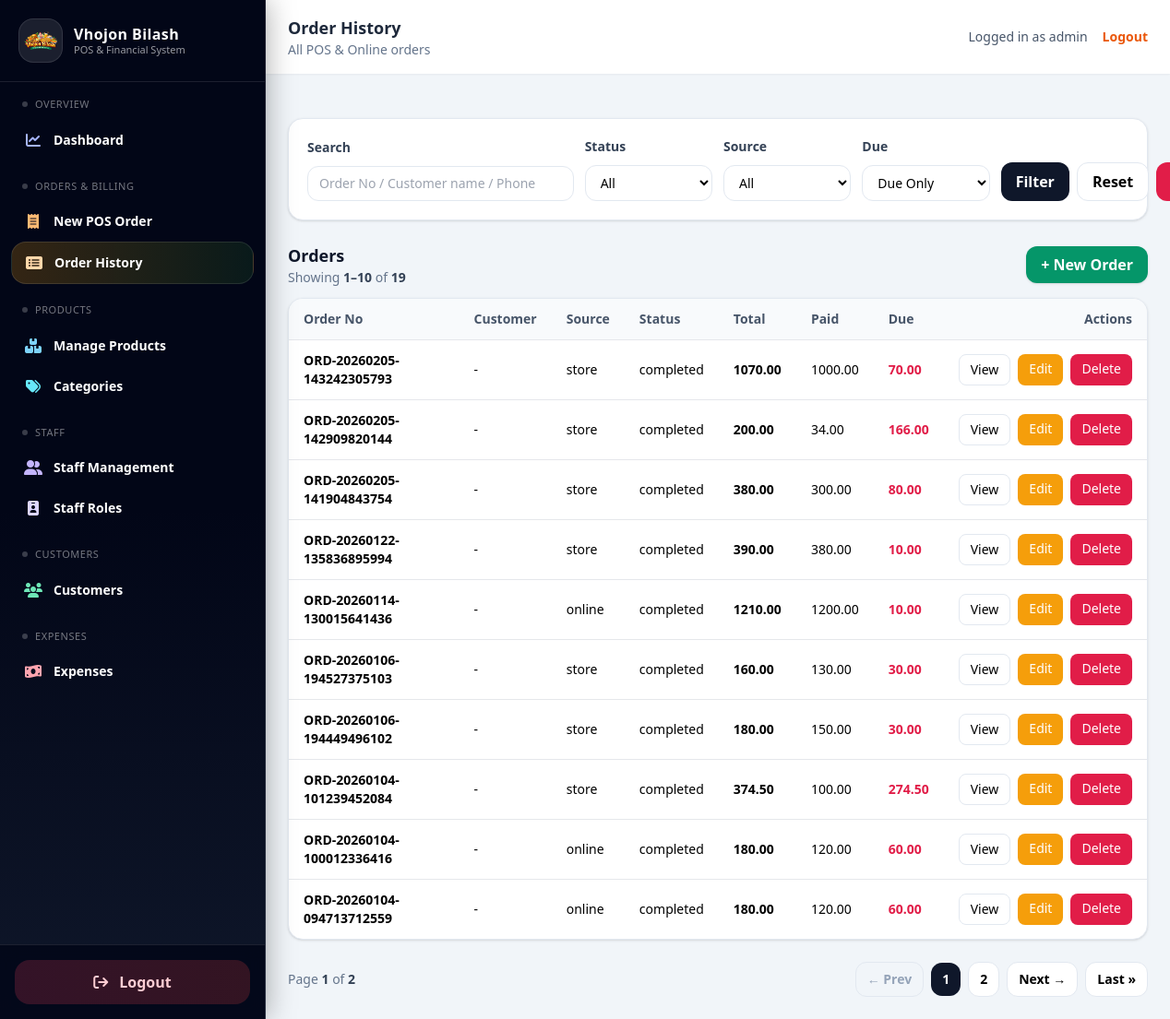
Screenshot of /orders/?due=1 (signed in) with the database file from the repository.
### orders/models.py (models this page shows, shortened)
class TimeStampedModel(models.Model):
    created_at = models.DateTimeField(default=timezone.now, editable=False)
    updated_at = models.DateTimeField(auto_now=True)
    class Meta:
        abstract = True

class Order(TimeStampedModel):
    class Source(models.TextChoices):
        ONLINE = "online", "Online"
        STORE = "store", "Physical Store"
    class Status(models.TextChoices):
        PENDING = "pending", "Pending"
        COMPLETED = "completed", "Completed"
        CANCELLED = "cancelled", "Cancelled"
    class DiscountType(models.TextChoices):
        FIXED = "fixed", "Fixed"
        PERCENT = "percent", "Percent"
    order_no = models.CharField(max_length=50, unique=True)
    customer = models.ForeignKey(
        Customer,
        on_delete=models.SET_NULL,
        null=True,
        blank=True,
        related_name="orders",
    )
    customer_address = models.ForeignKey(
        CustomerAddress,
        on_delete=models.SET_NULL,
        null=True,
        blank=True,
    )
    source = models.CharField(
        max_length=10,
        choices=Source.choices,
        default=Source.STORE,
    )
    status = models.CharField(
        max_length=20,
        choices=Status.choices,
        default=Status.PENDING,
    )
    subtotal = models.DecimalField(max_digits=10, decimal_places=2, default=Decimal("0.00"))
    discount_type = models.CharField(
        max_length=10,
        choices=DiscountType.choices,
        null=True,
        blank=True,
    )
    discount_value = models.DecimalField(
        max_digits=10,
        decimal_places=2,
        null=True,
        blank=True,
    )
    discount_amount = models.DecimalField(max_digits=10, decimal_places=2, default=Decimal("0.00"))
    tax_amount = models.DecimalField(max_digits=10, decimal_places=2, default=Decimal("0.00"))
    grand_total = models.DecimalField(max_digits=10, decimal_places=2, default=Decimal("0.00"))
    paid_total = models.DecimalField(max_digits=10, decimal_places=2, default=Decimal("0.00"))
    due_total = models.DecimalField(max_digits=10, decimal_places=2, default=Decimal("0.00"))
    notes = models.TextField(blank=True, null=True)
    ordered_at = models.DateTimeField(default=timezone.now)

### orders/views.py (the view)
# urls.py: path("", views.order_list, name="order_list"),
@login_required
def order_list(request):
    qs = Order.objects.select_related("customer").order_by("-id")
    q = request.GET.get("q", "").strip()
    status = request.GET.get("status", "").strip()
    source = request.GET.get("source", "").strip()
    due = request.GET.get("due", "").strip()
    if q:
        qs = qs.filter(
            Q(order_no__icontains=q) |
            Q(customer__name__icontains=q) |
            Q(customer__phone__icontains=q)
        )
    if status:
        qs = qs.filter(status=status)
    if source:
        qs = qs.filter(source=source)
    if due == "1":
        qs = qs.filter(due_total__gt=0)
    elif due == "0":
        qs = qs.filter(due_total__lte=0)
    paginator = Paginator(qs, 10)
    page_number = request.GET.get("page")
    page_obj = paginator.get_page(page_number)
    context = {
        "page_obj": page_obj,
        "orders": page_obj.object_list,
        "q": q,
        "status": status,
        "source": source,
        "due": due,
        "status_choices": getattr(Order.Status, "choices", []),
        "source_choices": getattr(Order.Source, "choices", []),
        "due_choices": [
            ("", "All"),
            ("1", "Due Only"),
            ("0", "Paid Only"),
        ],
    }
    return render(request, "orders/order_list.html", context)

### orders/templates/orders/order_list.html (shortened to what this page needs)
{% extends "base.html" %}
{% block top_title %}Order History{% endblock %}
{% block top_subtitle %}All POS & Online orders{% endblock %}
{% block content %}
  <div class="bg-white rounded-2xl shadow p-5 border border-slate-200 mb-6">
    <form method="get" class="grid grid-cols-1 md:grid-cols-6 gap-3 items-end">
      <div class="md:col-span-2">
        <label class="text-sm font-semibold">Search</label>
        <input
          class="mt-1 w-full rounded-xl border border-slate-200 px-3 py-2 text-sm focus:outline-none focus:ring-2 focus:ring-orange-200"
          name="q" value="{{ q }}" placeholder="Order No / Customer name / Phone" />
      </div>
      <div>
        <label class="text-sm font-semibold">Status</label>
        <select
          class="mt-1 w-full rounded-xl border border-slate-200 px-3 py-2 text-sm bg-white focus:outline-none focus:ring-2 focus:ring-orange-200"
          name="status">
          <option value="">All</option>
        </select>
      </div>
      <div>
        <label class="text-sm font-semibold">Source</label>
        <select
          class="mt-1 w-full rounded-xl border border-slate-200 px-3 py-2 text-sm bg-white focus:outline-none focus:ring-2 focus:ring-orange-200"
          name="source">
          <option value="">All</option>
        </select>
      </div>
      <div>
        <label class="text-sm font-semibold">Due</label>
        <select
          class="mt-1 w-full rounded-xl border border-slate-200 px-3 py-2 text-sm bg-white focus:outline-none focus:ring-2 focus:ring-orange-200"
          name="due">
          {% for value,label in due_choices %}
            <option value="{{ value }}" {% if due == value %}selected{% endif %}>{{ label }}</option>
          {% endfor %}
        </select>
      </div>
      <div class="flex gap-2">
        <button class="px-4 py-2 rounded-xl bg-slate-900 text-white font-semibold hover:bg-slate-800">
          Filter
        </button>
        <a href="{% url 'orders:order_list' %}"
           class="px-4 py-2 rounded-xl bg-white border border-slate-200 font-semibold hover:bg-slate-50">
          Reset
        </a>
        <a href="{% url 'orders:order_list' %}?due=1"
           class="px-4 py-2 rounded-xl bg-rose-600 text-white font-semibold hover:bg-rose-700">
        </a>
      </div>
    </form>
  </div>
  <div class="flex items-center justify-between mb-3">
    <div>
      <h2 class="text-lg font-semibold text-slate-900">Orders</h2>
      {% if page_obj %}
        <p class="text-sm text-slate-500">
          Showing
          <span class="font-semibold text-slate-700">
            {{ page_obj.start_index }}–{{ page_obj.end_index }}
          </span>
          of
          <span class="font-semibold text-slate-700">
            {{ page_obj.paginator.count }}
          </span>
        </p>
      {% endif %}
    </div>
    <a href="{% url 'orders:order_create' %}"
       class="px-4 py-2 rounded-xl bg-emerald-600 text-white font-semibold hover:bg-emerald-700 shadow">
      + New Order
    </a>
  </div>
  <div class="bg-white rounded-2xl shadow border border-slate-200 overflow-hidden">
    <div class="overflow-x-auto">
      <table class="min-w-full text-sm">
        <thead class="bg-slate-50">
          <tr class="text-left text-slate-600 border-b">
            <th class="py-3 px-4">Order No</th>
            <th class="py-3 px-4">Customer</th>
            <th class="py-3 px-4">Source</th>
            <th class="py-3 px-4">Status</th>
            <th class="py-3 px-4">Total</th>
            <th class="py-3 px-4">Paid</th>
            <th class="py-3 px-4">Due</th>
            <th class="py-3 px-4 text-right">Actions</th>
          </tr>
        </thead>
        <tbody>
          {% for o in page_obj %}
            <tr class="border-b last:border-b-0 hover:bg-slate-50">
              <td class="py-3 px-4 font-semibold">{{ o.order_no }}</td>
              <td class="py-3 px-4">
                {% if o.customer %}{{ o.customer }}{% else %}-{% endif %}
              </td>
              <td class="py-3 px-4">{{ o.source }}</td>
              <td class="py-3 px-4">{{ o.status }}</td>
              <td class="py-3 px-4 font-semibold">{{ o.grand_total }}</td>
              <td class="py-3 px-4">{{ o.paid_total }}</td>
              <td class="py-3 px-4 {% if o.due_total > 0 %}text-rose-600 font-semibold{% endif %}">
                {{ o.due_total }}
              </td>
              <td class="py-3 px-4">
                <div class="flex justify-end gap-2">
                  <a href="{% url 'orders:order_detail' o.pk %}"
                     class="px-3 py-1.5 rounded-lg bg-white border border-slate-200 hover:bg-slate-50">
                    View
                  </a>
                  <a href="{% url 'orders:order_update' o.pk %}"
                     class="px-3 py-1.5 rounded-lg bg-amber-500 text-white hover:bg-amber-600">
                    Edit
                  </a>
                  <a href="{% url 'orders:order_delete' o.pk %}"
                     class="px-3 py-1.5 rounded-lg bg-rose-600 text-white hover:bg-rose-700">
                    Delete
                  </a>
                </div>
              </td>
            </tr>
          {% empty %}
            <tr>
              <td colspan="8" class="py-8 text-center text-slate-500">No orders found.</td>
            </tr>
          {% endfor %}
        </tbody>
      </table>
    </div>
  </div>
  {% if page_obj.paginator.num_pages > 1 %}
    <div class="mt-6 flex flex-col sm:flex-row items-center justify-between gap-3">
      <p class="text-sm text-slate-500">
        Page <span class="font-semibold text-slate-700">{{ page_obj.number }}</span>
        of <span class="font-semibold text-slate-700">{{ page_obj.paginator.num_pages }}</span>
      </p>
      <div class="flex items-center gap-2">
        {% with qs="q="|add:q|add:"&status="|add:status|add:"&source="|add:source|add:"&due="|add:due %}
          {% if page_obj.has_previous %}
            <a href="?{{ qs }}&page={{ page_obj.previous_page_number }}"
               class="px-3 py-2 rounded-xl bg-white border border-slate-200 hover:bg-slate-50 text-sm font-semibold">
              ← Prev
            </a>
          {% else %}
            <span class="px-3 py-2 rounded-xl bg-slate-100 border border-slate-200 text-sm font-semibold text-slate-400 cursor-not-allowed">
              ← Prev
            </span>
          {% endif %}
          {% for n in page_obj.paginator.page_range %}
            {% if n == page_obj.number %}
              <span class="px-3 py-2 rounded-xl bg-slate-900 text-white text-sm font-semibold">
                {{ n }}
              </span>
            {% elif n >= page_obj.number|add:-2 and n <= page_obj.number|add:2 %}
              <a href="?{{ qs }}&page={{ n }}"
                 class="px-3 py-2 rounded-xl bg-white border border-slate-200 hover:bg-slate-50 text-sm font-semibold">
                {{ n }}
              </a>
            {% endif %}
          {% endfor %}
          {% if page_obj.has_next %}
            <a href="?{{ qs }}&page={{ page_obj.next_page_number }}"
               class="px-3 py-2 rounded-xl bg-white border border-slate-200 hover:bg-slate-50 text-sm font-semibold">
              Next →
            </a>
          {% else %}
            <span class="px-3 py-2 rounded-xl bg-slate-100 border border-slate-200 text-sm font-semibold text-slate-400 cursor-not-allowed">
              Next →
            </span>
          {% endif %}
          {% if page_obj.number < page_obj.paginator.num_pages %}
            <a href="?{{ qs }}&page={{ page_obj.paginator.num_pages }}"
               class="px-3 py-2 rounded-xl bg-white border border-slate-200 hover:bg-slate-50 text-sm font-semibold">
              Last »
            </a>
          {% endif %}
        {% endwith %}
      </div>
    </div>
  {% endif %}
{% endblock %}

### templates/base.html (shortened to what this page needs)
{% load static %}
<!DOCTYPE html>
<html lang="en">
<head>
  <script src="https://cdn.tailwindcss.com"></script>
</head>
<body class="bg-slate-100 min-h-screen">
  <div class="flex min-h-screen">
    {% include "sidebar.html" %}
    <div class="flex-1 flex flex-col">
      <nav class="bg-white shadow-sm px-6 py-4 flex items-center justify-between">
        <div>
          <h1 class="text-lg font-semibold text-slate-800">{% block top_title %}Dashboard{% endblock %}</h1>
          <p class="text-sm text-slate-500">{% block top_subtitle %}{% endblock %}</p>
        </div>
        <div class="flex items-center gap-4">
          <div class="text-sm text-slate-600">
            Logged in as <span class="font-medium">{{ request.user.username }}</span>
          </div>
          <a href="{% url 'logout' %}"
             class="text-sm font-semibold text-orange-600 hover:text-orange-700">
            Logout
          </a>
        </div>
      </nav>
      <div class="p-6 pb-0">
      </div>
      <main class="p-6 flex-1">
        <div class="max-w-6xl mx-auto">
          {% block content %}{% endblock %}
        </div>
      </main>
    </div>
  </div>
</body>
</html>

### templates/base.html (style rules this page uses)
input, select, textarea { width:100%; border:1px solid rgb(226 232 240); border-radius:12px; padding:10px 12px; background:white; outline:none; }
label { display:block;font-weight:600;margin-bottom:6px;color:#334155; }

### rows the page displays
Order: order_no "ORD-20260205-143242305793", source "store", status "completed", grand_total "1070.00", paid_total "1000.00", due_total "70.00"
Order: order_no "ORD-20260205-142909820144", source "store", status "completed", grand_total "200.00", paid_total "34.00", due_total "166.00"
Order: order_no "ORD-20260205-141904843754", source "store", status "completed", grand_total "380.00", paid_total "300.00", due_total "80.00"
Order: order_no "ORD-20260122-135836895994", source "store", status "completed", grand_total "390.00", paid_total "380.00", due_total "10.00"
Order: order_no "ORD-20260114-130015641436", source "online", status "completed", grand_total "1210.00", paid_total "1200.00", due_total "10.00"
Order: order_no "ORD-20260106-194527375103", source "store", status "completed", grand_total "160.00", paid_total "130.00", due_total "30.00"
Order: order_no "ORD-20260106-194449496102", source "store", status "completed", grand_total "180.00", paid_total "150.00", due_total "30.00"
Order: order_no "ORD-20260104-101239452084", source "store", status "completed", grand_total "374.50", paid_total "100.00", due_total "274.50"
Order: order_no "ORD-20260104-100012336416", source "online", status "completed", grand_total "180.00", paid_total "120.00", due_total "60.00"
Order: order_no "ORD-20260104-094713712559", source "online", status "completed", grand_total "180.00", paid_total "120.00", due_total "60.00"

### other values shown
{{ request.user.username }} "admin"
{{ page_obj.start_index }} "1"
{{ page_obj.end_index }} "10"
{{ page_obj.paginator.count }} "19"
{{ page_obj.number }} "1"
{{ page_obj.paginator.num_pages }} "2"
{{ n }} "1"
{{ n }} "2"
form field due "Due Only"
